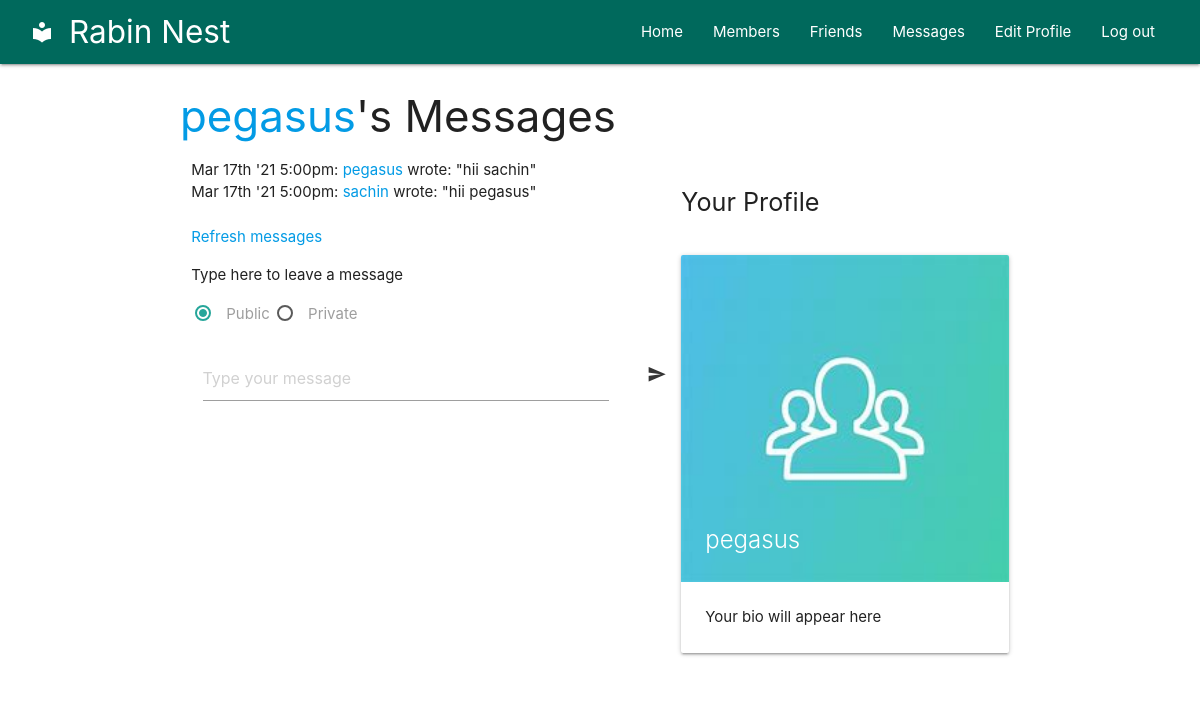
Screenshot of /messages.php?view=pegasus (signed in) with the database file from the repository.
### tables this page shows
CREATE TABLE `messages` (
  `id` int(10) UNSIGNED NOT NULL,
  `auth` varchar(16) DEFAULT NULL,
  `recip` varchar(16) DEFAULT NULL,
  `pm` char(1) DEFAULT NULL,
  `time` int(10) UNSIGNED DEFAULT NULL,
  `message` varchar(4096) DEFAULT NULL
);

### messages.php (the view, shortened to what this page needs)
<?php
    require_once 'header.php';
    if (isset($_GET['view']))
        $view = sanitizeString($_GET['view']);
    else $view = $user;
    if ($view != "") {
        if ($view == $user) $name1 = $name2 = "Your";
        else {
            $name1 = "<a href='members.php?view=$view'>$view</a>'s";
        }
        echo "<h3>$name1 Messages</h3>";
echo <<<_END
<div class="row">
    <div class="col m7 s12">
_END;
        $query = "SELECT * FROM messages WHERE recip='$view' ORDER BY time DESC";
        $result = queryMysql($query);
        $num = $result->num_rows;
        for ($j = 0 ; $j < $num ; ++$j) {
            $row = $result->fetch_array(MYSQLI_ASSOC);
            if ($row['pm'] == 0 || $row['auth'] == $user ||
            $row['recip'] == $user) {
                echo date('M jS \'y g:ia:', $row['time']);
                echo " <a href='messages.php?view=" . $row['auth'] .
                "'>" . $row['auth']. "</a> ";
                if ($row['pm'] == 0)
                echo "wrote: &quot;" . $row['message'] . "&quot; ";
                else
                echo "whispered: <span class='whisper'>&quot;" .
                $row['message']. "&quot;</span> ";
                echo "<br>";
            }
        }
    }
    echo "<br><a data-role='button'
    href='messages.php?view=$view'>Refresh messages</a>";
echo <<<_END1
        <form method='post' action='messages.php?view=$view'>
            <p>Type here to leave a message</p>
            <p><label>
                    <input type="radio" class="with-gap" name='pm' id='public' value='0' checked />
                    <span>Public</span>
                </label>
                <label>
                    <input type="radio" class="with-gap" name='pm' id='private' value='1' />
                    <span>Private</span>
                </label>
            </p>
            <div class="row">
                <div class="input-field col s12">
                    <div class='col s11'>
                        <textarea id="textarea1" class="materialize-textarea" name='text' placeholder="Type your message" data-length="4096" focus></textarea>
                    </div>
                    <div class='col s1'>
                        <button type="submit" class="waves-effect btn-flat"><i class="material-icons">send</i></button>
                    </div>
                </div>
            </div>
        </form><br>
    </div>
    <div class="col m5 s12">
        <p class="flow-text">Your Profile</p>
_END1;
        showProfile($view);
echo <<<_END2
    </div>
</div>
_END2;
?>
 </div><br>
 </body>
</html>

### functions.php (shortened to what this page needs)
<?php
    $dbhost = 'localhost';
    $dbname = 'rabinNest';
    $dbuser = 'root';
    $dbpass = '';
    $connection = new mysqli($dbhost,$dbuser,$dbpass,$dbname);
    function queryMysql($query) {
        global $connection;
        $result = $connection->query($query);
        return $result;
    }
    function sanitizeString($var) {
        global $connection;
        $var = strip_tags($var);
        $var = htmlentities($var);
        return $connection->real_escape_string($var);
    }
    function showProfile($user) {
        $image = "static/profiles/defaultjpg.jpg";
        $bio = '';
        if ($bio == "")
            $bio = "Your bio will appear here";
echo <<<_PROFILE
<div class="row">
    <div class="col s12">
        <div class="card">
            <div class="card-image">
            <img src="$image">
            <span class="card-title">$user</span>
            </div>
            <div class="card-content">
            <p>$bio</p>
            </div>
        </div>
    </div>
</div>
_PROFILE;
    }
?>

### style.css (style rules this page uses)
body { display: flex; min-height: 100vh; flex-direction: column; }

### rows the page displays
messages: time "Mar 17th '21 5:00pm:", auth "pegasus", message "hii sachin"
messages: time "Mar 17th '21 5:00pm:", auth "sachin", message "hii pegasus", recip "pegasus"

### other values shown
$view "pegasus"
$bio "Your bio will appear here"
